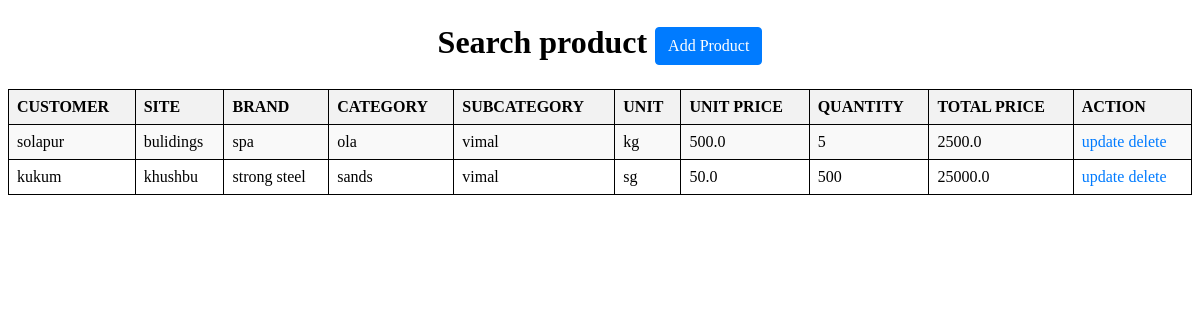
Screenshot of /searchselectproduct/ (signed in) with the database file from the repository.
### construction/models.py (models this page shows)
class selectproduct(models.Model):
    customer = models.ForeignKey(approvedinquiry, on_delete=models.CASCADE)
    site = models.ForeignKey(Site, on_delete=models.CASCADE)
    brand = models.ForeignKey(brandlist, on_delete=models.CASCADE)
    category = models.ForeignKey(mastermateriallist, on_delete=models.CASCADE)
    subcategorys = models.ForeignKey(subcategory, on_delete=models.CASCADE, related_name='selected_subcategories')
    unit = models.ForeignKey(unitmeasurement, on_delete=models.CASCADE)
    unitprice = models.FloatField()  # Store the derived unit price
    quantity = models.IntegerField(blank=True, null=True)
    totalprice = models.FloatField(blank=True, null=True)

class approvedinquiry(models.Model):
    customer_name = models.ForeignKey(Client_registration, on_delete=models.CASCADE)
    employee = models.ForeignKey(employeeregistration, on_delete=models.CASCADE)
    plotarea = models.IntegerField()
    constructionarea = models.IntegerField()
    constructioncost = models.IntegerField()
    totalcost = models.IntegerField()
    worktype = models.ForeignKey(constructiontype, on_delete=models.CASCADE)
    def __str__(self):
        return str(self.customer_name)

class Client_registration(models.Model):
    client_name = models.CharField(max_length=100)
    representative_name = models.ForeignKey(employeeregistration, on_delete=models.CASCADE)
    phone_no = models.IntegerField()
    email = models.EmailField()
    site_address = models.TextField()
    inquiry_date = models.DateField()
    def __str__(self):
        return self.client_name

class Site (models.Model):
    site_name = models.CharField(max_length=50)
    customer = models.ForeignKey(approvedinquiry, on_delete=models.CASCADE)
    pincode = models.IntegerField(blank=True, null=True)
    state = models.CharField(max_length=50)
    city = models.CharField(max_length=50)
    houseno = models.CharField(max_length=50)
    roadname = models.CharField(max_length=50)
    address = models.CharField(max_length=350)
    def __str__(self):
        return str(self.site_name)

class brandlist (models.Model):
    brandname = models.CharField(max_length=25)
    materialnames = models.ForeignKey(mastermateriallist, on_delete=models.CASCADE)
    def __str__(self):
        return str(self.brandname)

class mastermateriallist (models.Model):
    materialid = models.AutoField(primary_key=True)
    materialname = models.CharField(max_length=50)
    def __str__(self):
        return str(self.materialname)

class subcategory(models.Model):
    subcategorys = models.CharField(max_length=100)
    categorys = models.ForeignKey(mastermateriallist, on_delete=models.CASCADE)
    brands = models.ForeignKey(brandlist, on_delete=models.CASCADE)
    units = models.ForeignKey(unitmeasurement, on_delete=models.CASCADE)
    unitper = models.DecimalField(max_digits=10, decimal_places=2)
    def __str__(self):
        return str(self.subcategorys)

class unitmeasurement (models.Model):
    unitmeasurementid = models.AutoField(primary_key=True)
    unitmeasurementname = models.CharField(max_length=50)
    def __str__(self):
        return str(self.unitmeasurementname)

### construction/middlewares.py (the view)
    def wrapped_view (request,*args,**kwargs):
        if request.user.is_authenticated==False:
            return redirect('login')
        return view_function(request,*args,**kwargs)

### construction/views.py (called while the page is built)
@auth
def searchselectproduct(request):
    product = selectproduct.objects.all()
    return render(request, "searchselectproduct.html", {'product': product})

### construction/templates/searchselectproduct.html (shortened to what this page needs)
<!DOCTYPE html>
<html>
<head>
</head>
<body>
<h1 class="m-4 text-center">Search product <a href="/create_selectproduct/" class="btn btn-primary">Add Product</a></h1>
<table>
    <tr>
        <th>CUSTOMER</th>
        <th>SITE</th>
        <th>BRAND</th>
        <th>CATEGORY</th>
        <th>SUBCATEGORY</th>
        <th>UNIT</th>
        <th>UNIT PRICE</th>
        <th>QUANTITY</th>
        <th>TOTAL PRICE</th>
        <th>ACTION</th>
    </tr>
    {% for i in product %}
    <tr>
        <td>{{ i.customer }}</td>
        <td>{{ i.site }}</td>
        <td>{{ i.brand }}</td>
        <td>{{ i.category }}</td>
        <td>{{ i.subcategorys }}</td>
        <td>{{ i.unit }}</td>
        <td>{{ i.unitprice }}</td>
        <td>{{ i.quantity }}</td>
        <td>{{ i.totalprice }}</td>
        <td>
            <a href="/updateselectproduct/{{ i.id }}">update</a>
            <a href="/deleteselectproduct/{{ i.id }}">delete</a>
        </td>
    </tr>
    {% endfor %}
</table>
</body>
</html>

### construction/templates/searchselectproduct.html (style rules this page uses)
.m-4 { margin: 1.5rem; }
.text-center { text-align: center; }
.btn { display: inline-block; font-weight: 400; color: #fff; text-align: center; vertical-align: middle; user-select: none; background-color: #007bff; border: 1px solid transparent; padding: 0.375rem 0.75rem; font-size: 1rem; line-height: 1.5; border-radius: 0.25rem; text-decoration: none; }
.btn-primary { background-color: #007bff; border-color: #007bff; }
table { width: 100%; border-collapse: collapse; margin-top: 20px; }
table, th, td { border: 1px solid black; }
th, td { padding: 8px; text-align: left; }
th { background-color: #f2f2f2; }
tr:nth-child(even) { background-color: #f9f9f9; }
a { color: #007bff; text-decoration: none; }

### rows the page displays
selectproduct: customer "solapur", site "bulidings", brand "spa", category "ola", subcategorys "vimal", unit "kg", unitprice "500.0", quantity "5", totalprice "2500.0"
selectproduct: customer "kukum", site "khushbu", brand "strong steel", category "sands", subcategorys "vimal", unit "sg", unitprice "50.0", quantity "500", totalprice "25000.0"
